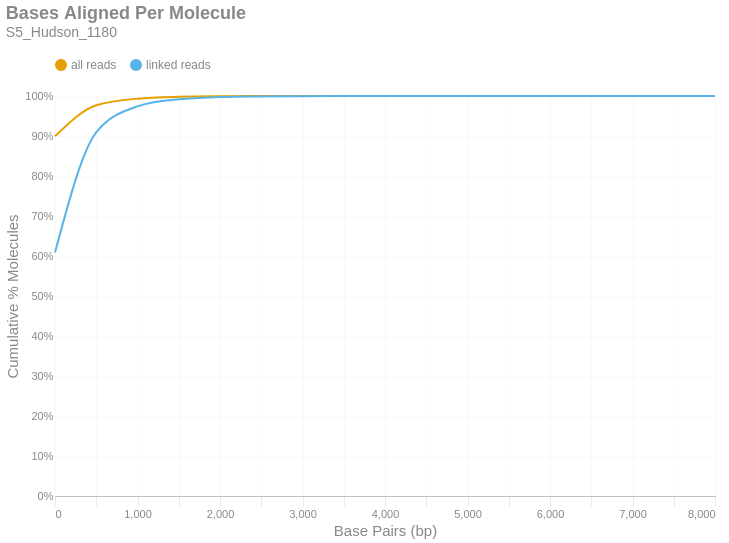

Source (notebook cell):
### Markdown cell above
### Bases Aligned Per Molecule
This is a cumulative frequency distribution showing the number of base pairs aligned per unique molecule. These data are shown in 500 bp bins. There are two distributions: one with `all reads` (yellow) and another with only `linked reads` (blue). The percent of molecules in the `linked reads` distribution is relative to the total number of linked molecules.

### Code cell
if SKIPLR:
    print_html(f"Skipped")
else:
    binned_df = consolidated_hist(valids['aligned_bp'], mask, 500, True)
    with SafeRender(binned_df):
        (
            density_plot(binned_df, 'Bases Aligned Per Molecule', samplename, 'basesper')
            .encode(
                x=alt.X('bin:Q', title="Base Pairs (bp)").axis(tickMinStep=500).scale(padding=0),
                y=alt.Y('value:Q', title='Cumulative % Molecules')
                    .axis(format='%')
                    .scale(domain = [0,1])
                    .stack(False),
                color=alt.Color("key:N").scale(domain = ["all reads", "linked reads"]),
                tooltip = [
                    alt.Tooltip("key:N", title = "Data Type"),
                    alt.Tooltip("range_label:N", title="Bases Aligned Per Molecule"),
                    alt.Tooltip("value:Q", format = ".2%", title="% Molecules (Cum.)")
                ]
            )
        ).display()

### Figure 1 — Vega-Lite specification as saved in the notebook (floating-point values rounded to 4 significant figures)
{"width": "container", "height": 400, "config": {"title": {"anchor": "start", "dy": -15, "fontSize": 18, "color": "#888888", "subtitleColor": "#888888", "subtitleFontSize": 14}, "arc": {"fill": "#0072B2"}, "axis": {"domainColor": "#888888", "domainWidth": 0.5, "gridWidth": 0.2, "grid": false, "titleFontWeight": 400, "titleFontSize": 15, "labelFontSize": 11, "labelColor": "#888888", "tickColor": "#888888", "tickWidth": 0.2, "titleColor": "#888888"}, "axisBand": {"grid": false}, "axisX": {"grid": true, "tickSize": 10, "domainCap": "round"}, "axisY": {"domain": false, "grid": true, "tickSize": 0, "domainCap": "round"}, "background": "transparent", "header": {"labelFontSize": 15, "labelColor": "#888888", "titleFontSize": 15, "titleFontWeight": 600, "titleColor": "#888888"}, "legend": {"labelFont": "sans-serif", "labelFontSize": 12, "labelColor": "#888888", "symbolSize": 100, "symbolType": "circle", "titleFontSize": 12, "titlePadding": 10, "titleColor": "#888888", "title": null, "orient": "top"}, "range": {"category": ["#E69F00", "#56B4E9", "#009E73", "#F0E442", "#0072B2", "#D55E00", "#CC79A7", "#000000"], "diverging": ["#cfe8f3", "#a2d4ec", "#73bfe2", "#46abdb", "#1696d2", "#12719e"]}, "area": {"fill": "#0072B2", "fillOpacity": 0.7, "line": true, "strokeOpacity": 0.7}, "line": {"color": "#0072B2", "stroke": "#0072B2", "strokeWidth": 2}, "trail": {"color": "#0072B2", "stroke": "#0072B2", "strokeWidth": 0, "size": 1}, "point": {"filled": true, "fillOpacity": 1.0, "size": 95}, "text": {"color": "#888888", "fontSize": 11, "align": "right", "fontWeight": 400, "size": 11}, "bar": {"fill": "#0072B2", "stroke": null}, "view": {"stroke": null, "continuousWidth": 660, "continuousHeight": 400}}, "data": {"name": "data-b6ffe666d9b7f43a500fb7a32eb98dcf"}, "mark": {"type": "line", "interpolate": "monotone", "point": {"opacity": 0, "size": 275}}, "encoding": {"color": {"field": "key", "scale": {"domain": ["all reads", "linked reads"]}, "type": "nominal"}, "tooltip": [{"field": "key", "title": "Data Type", "type": "nominal"}, {"field": "range_label", "title": "Bases Aligned Per Molecule", "type": "nominal"}, {"field": "value", "format": ".2%", "title": "% Molecules (Cum.)", "type": "quantitative"}], "x": {"axis": {"tickMinStep": 500}, "field": "bin", "scale": {"padding": 0}, "title": "Base Pairs (bp)", "type": "quantitative"}, "y": {"axis": {"format": "%"}, "field": "value", "scale": {"domain": [0, 1]}, "stack": false, "title": "Cumulative % Molecules", "type": "quantitative"}}, "params": [{"name": "param_c36ac31b6afebe62", "select": {"type": "point", "fields": ["key"]}, "bind": "legend"}], "title": {"text": "Bases Aligned Per Molecule", "subtitle": "S5_Hudson_1180"}, "transform": [{"fold": ["all reads (cumsum)", "linked reads (cumsum)"]}, {"calculate": "replace(datum.key, ' (cumsum)', '')", "as": "key"}, {"filter": {"param": "param_c36ac31b6afebe62"}}], "usermeta": {"embedOptions": {"downloadFileName": "S5_Hudson_1180.basesper"}}, "$schema": "https://vega.github.io/schema/vega-lite/v6.1.0.json", "datasets": {"data-b6ffe666d9b7f43a500fb7a32eb98dcf": [{"bin": "0.0", "interval": "0.0-500.0", "all reads": 0.8993, "linked reads": 0.6085, "all reads (cumsum)": 0.8993, "linked reads (cumsum)": 0.6085, "range_label": "0-499"}, {"bin": "500.0", "interval": "500.0-1000.0", "all reads": 0.07749, "linked reads": 0.3007, "all reads (cumsum)": 0.9768, "linked reads (cumsum)": 0.9092, "range_label": "500-999"}, {"bin": "1000.0", "interval": "1000.0-1500.0", "all reads": 0.01655, "linked reads": 0.06475, "all reads (cumsum)": 0.9934, "linked reads (cumsum)": 0.974, "range_label": "1000-1499"}, {"bin": "1500.0", "interval": "1500.0-2000.0", "all reads": 0.004548, "linked reads": 0.01781, "all reads (cumsum)": 0.9979, "linked reads (cumsum)": 0.9918, "range_label": "1500-1999"}, {"bin": "2000.0", "interval": "2000.0-2500.0", "all reads": 0.001418, "linked reads": 0.005551, "all reads (cumsum)": 0.9993, "linked reads (cumsum)": 0.9973, "range_label": "2000-2499"}, {"bin": "2500.0", "interval": "2500.0-3000.0", "all reads": 0.000428, "linked reads": 0.001676, "all reads (cumsum)": 0.9998, "linked reads (cumsum)": 0.999, "range_label": "2500-2999"}, {"bin": "3000.0", "interval": "3000.0-3500.0", "all reads": 0.0001479, "linked reads": 0.0005792, "all reads (cumsum)": 0.9999, "linked reads (cumsum)": 0.9996, "range_label": "3000-3499"}, {"bin": "3500.0", "interval": "3500.0-4000.0", "all reads": 5.835e-05, "linked reads": 0.0002285, "all reads (cumsum)": 1.0, "linked reads (cumsum)": 0.9998, "range_label": "3500-3999"}, {"bin": "4000.0", "interval": "4000.0-4500.0", "all reads": 2.501e-05, "linked reads": 9.791e-05, "all reads (cumsum)": 1.0, "linked reads (cumsum)": 0.9999, "range_label": "4000-4499"}, {"bin": "4500.0", "interval": "4500.0-5000.0", "all reads": 1.191e-05, "linked reads": 4.662e-05, "all reads (cumsum)": 1.0, "linked reads (cumsum)": 1.0, "range_label": "4500-4999"}, {"bin": "5000.0", "interval": "5000.0-5500.0", "all reads": 2.514e-06, "linked reads": 9.843e-06, "all reads (cumsum)": 1.0, "linked reads (cumsum)": 1.0, "range_label": "5000-5499"}, {"bin": "5500.0", "interval": "5500.0-6000.0", "all reads": 1.72e-06, "linked reads": 6.734e-06, "all reads (cumsum)": 1.0, "linked reads (cumsum)": 1.0, "range_label": "5500-5999"}, {"bin": "6000.0", "interval": "6000.0-6500.0", "all reads": 1.058e-06, "linked reads": 4.144e-06, "all reads (cumsum)": 1.0, "linked reads (cumsum)": 1.0, "range_label": "6000-6499"}, {"bin": "6500.0", "interval": "6500.0-7000.0", "all reads": 3.969e-07, "linked reads": 1.554e-06, "all reads (cumsum)": 1.0, "linked reads (cumsum)": 1.0, "range_label": "6500-6999"}, {"bin": "7000.0", "interval": "7000.0-7500.0", "all reads": 2.646e-07, "linked reads": 1.036e-06, "all reads (cumsum)": 1.0, "linked reads (cumsum)": 1.0, "range_label": "7000-7499"}, {"bin": "7500.0", "interval": "7500.0-8000.0", "all reads": 0.0, "linked reads": 0.0, "all reads (cumsum)": 1.0, "linked reads (cumsum)": 1.0, "range_label": "7500-7999"}, {"bin": "8000.0", "interval": "8000.0-8500.0", "all reads": 2.646e-07, "linked reads": 1.036e-06, "all reads (cumsum)": 1.0, "linked reads (cumsum)": 1.0, "range_label": "8000-8499"}]}}
